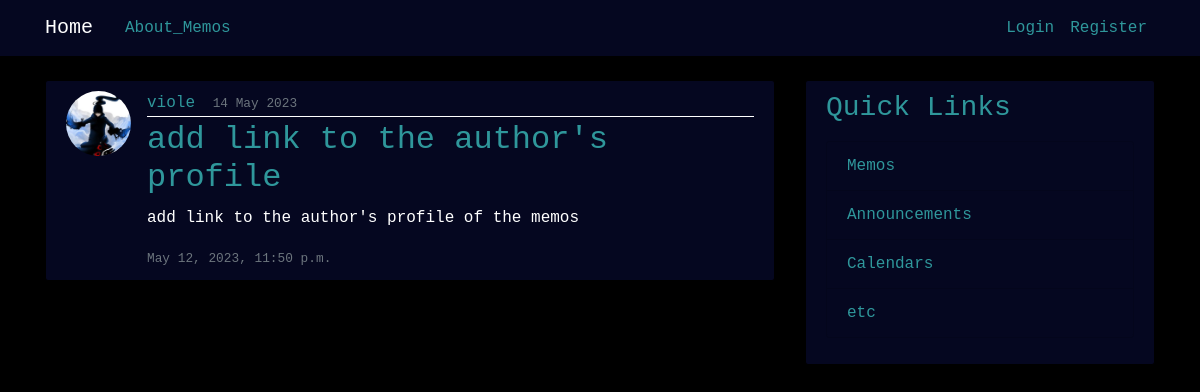
The page /memo/post/15/ on the database its author committed.
### memo/models.py (models this page shows, shortened)
class Post(models.Model):
    title = models.CharField(max_length=100)
    content = models.TextField()
    date_posted = models.DateTimeField(default=timezone.now)
    date_due = models.DateTimeField()
    author = models.ForeignKey(User, on_delete=models.CASCADE)

### users/models.py (models this page shows, shortened)
class Profile(models.Model):
    user = models.OneToOneField(User, on_delete=models.CASCADE)
    image = models.ImageField(default='default.jpg', upload_to='profile_pics')

### memo/views.py (the view)
# urls.py: path('post/<int:pk>/', PostDetailView.as_view(), name='post-detail'),
class PostDetailView(DetailView):
    model = Post

### memo/templates/memo/post_detail.html (shortened to what this page needs)
{% extends "memo/base.html" %}
{% block content %}
    <article class="media content-section">
        <img class="rounded-circle article-img" src="{{ object.author.profile.image.url }}">
        <div class="media-body">
        <div class="article-metadata">
            <a class="mr-2" href="#">{{ object.author }}</a>
            <small class="text-muted">{{ object.date_posted|date:"d F Y" }}</small>
        </div>
        <h2 class="article-title">{{ object.title }}</h2>
        <p class="article-content">{{ object.content }}</p>
        <small class="text-muted">{{ object.date_due }}</small>
        </div>
    </article>
{% endblock content %}

### static/memo/main.css (style rules this page uses)
body { background: #000000; color: #ffffff; margin-top: 5rem; font-family: 'Courier New', Courier, monospace; }
h1, h2, h3, h4, h5, h6 { color: #2f979b; }
a { color: #2f979b; }
.content-section { background: #050720; padding: 10px 20px; border: 1px solid #000000; border-radius: 3px; margin-bottom: 20px; }
.article-title { color: #2f979b; }
.article-content { white-space: pre-line; }
.article-img { height: 65px; width: 65px; margin-right: 16px; }
.article-metadata { padding-bottom: 1px; margin-bottom: 4px; border-bottom: 1px solid #ffffff }

### rows shown on the page
Post: author.profile.image (picture), author "viole", date_posted "14 May 2023", title "add link to the author's profile", content "add link to the author's profile of the memos", date_due "May 12, 2023, 11:50 p.m."
